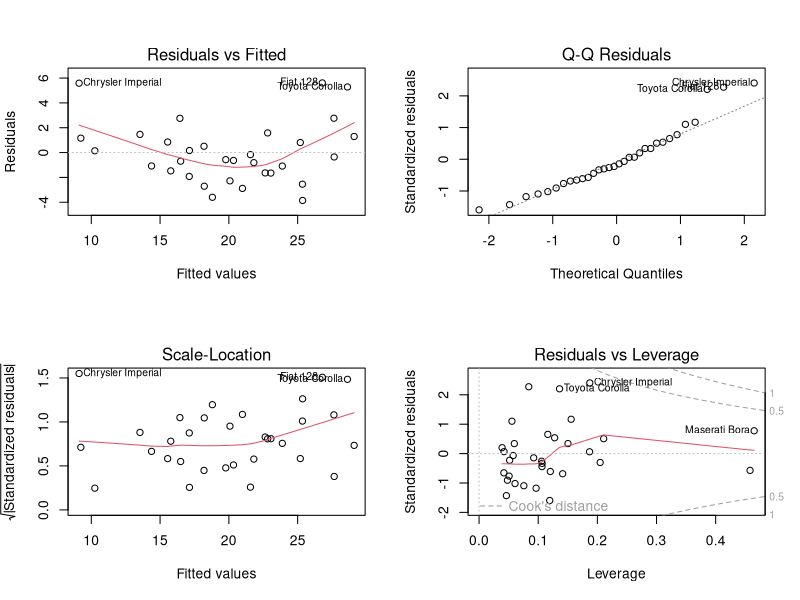
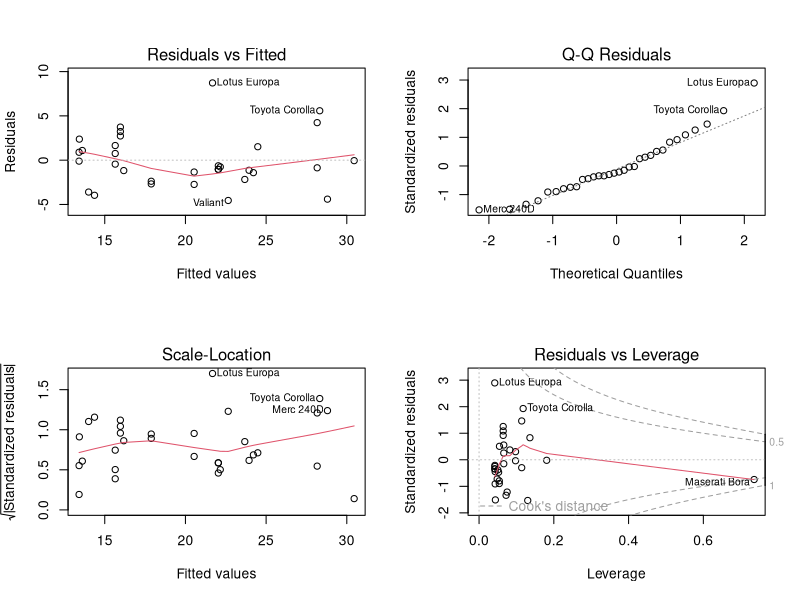
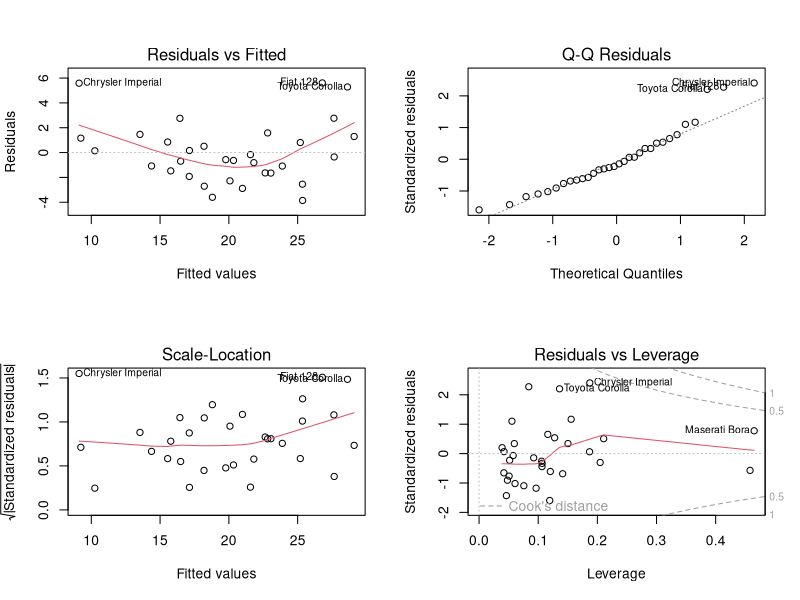
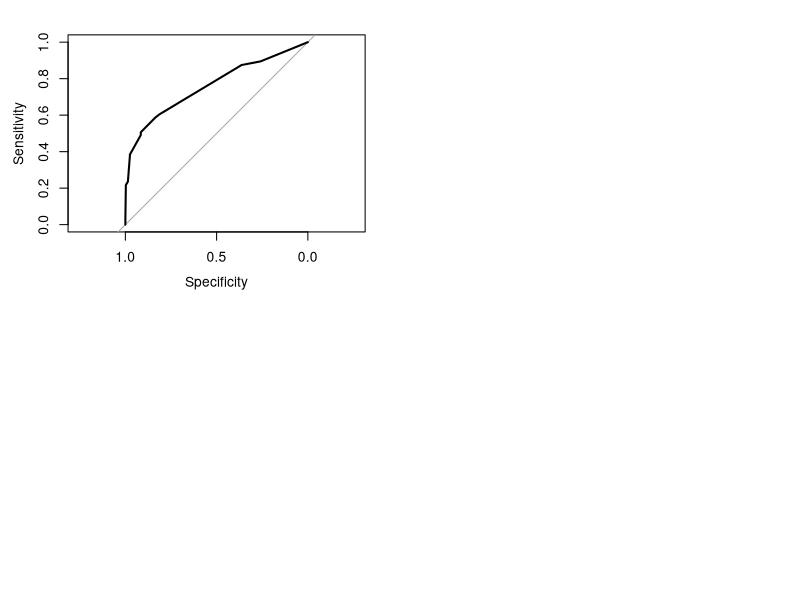

Source code (R) for these figures, in order:
# Statistical Modeling in R
# Install.packages("ggplot2")
# Load libraries
library(datasets)
library(ggplot2)
library(caret)
library(pROC)

# Part 1: Linear Regression Models

# Dataset: mtcars
data(mtcars)

# 1. Multiple Linear Regression (MLR)
# Fit a multiple linear regression model to predict mpg using at least three predictors
mlr_model <- lm(mpg ~ hp + wt + qsec, data = mtcars)
summary(mlr_model)

# 2. Qualitative Variable in MLR
# Convert 'cyl' into a factor and include it in the model
mtcars$cyl <- as.factor(mtcars$cyl)
mlr_model_with_cyl <- lm(mpg ~ hp + wt + qsec + cyl, data = mtcars)
summary(mlr_model_with_cyl)

# 3. Nonlinear Regression Models
# Fit a polynomial regression model to predict mpg using hp
poly_model <- lm(mpg ~ poly(hp, 2), data = mtcars)
summary(poly_model)

# Compare the model fit with the linear model using adjusted R² and residual plots
adj_r2_mlr <- summary(mlr_model)$adj.r.squared
adj_r2_poly <- summary(poly_model)$adj.r.squared

# Residual plots
par(mfrow = c(2, 2))
plot(mlr_model)
plot(poly_model)

# 4. Model Fitness and Significance
# Report and interpret R², Adjusted R², F-statistic, t-tests, and diagnostic plots
r2_mlr <- summary(mlr_model)$r.squared
adj_r2_mlr <- summary(mlr_model)$adj.r.squared
f_stat_mlr <- summary(mlr_model)$fstatistic
p_value_f_mlr <- pf(f_stat_mlr[1], f_stat_mlr[2], f_stat_mlr[3], lower.tail = FALSE)

# Diagnostic plots
par(mfrow = c(2, 2))
plot(mlr_model)

# Part 2: Logistic Regression Models

# Dataset: Titanic
data(Titanic)
titanic_df <- as.data.frame(Titanic)

# Convert the dataset into a data frame suitable for logistic regression
titanic_df <- titanic_df[rep(row.names(titanic_df), titanic_df$Freq), 1:4]
titanic_df$Survived <- factor(titanic_df$Survived, levels = c("No", "Yes"))

# 1. Model Fitting
# Fit a logistic regression model to predict survival using Class, Sex, and Age
logit_model <- glm(Survived ~ Class + Sex + Age, data = titanic_df, family = binomial)

# View the coefficients
summary(logit_model)

# Exponentiate the coefficients to get odds ratios
exp(coef(logit_model))

# 2. Model Validation
# Confusion matrix, accuracy, and ROC curve
predicted <- predict(logit_model, type = "response")
predicted_class <- ifelse(predicted > 0.5, "Yes", "No")
conf_matrix <- table(Predicted = predicted_class, Actual = titanic_df$Survived)
accuracy <- sum(diag(conf_matrix)) / sum(conf_matrix)

# 3. ROC curve
library(pROC)
roc_curve <- roc(titanic_df$Survived, predicted)
plot(roc_curve)

# 4. Interpretation
# Inspect the coefficients (log-odds) and their significance
summary(logit_model)
